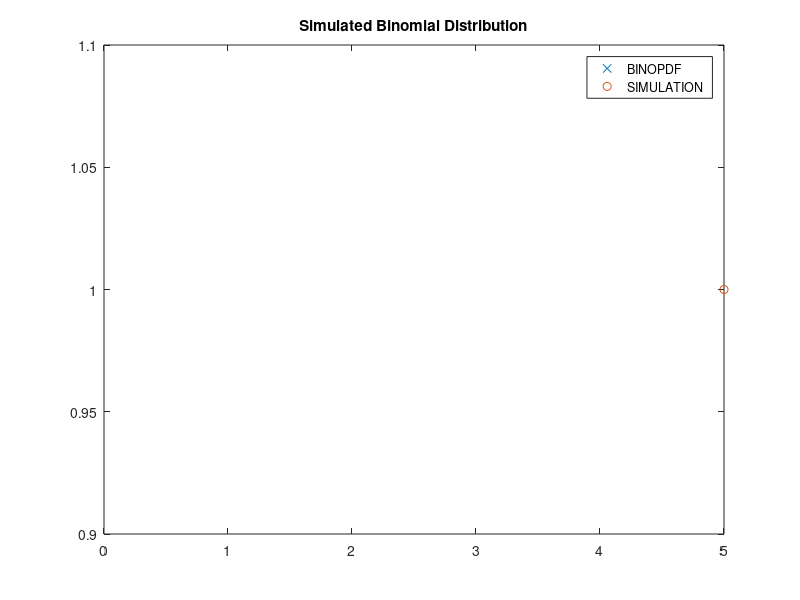

MATLAB code to generate this figure:
n = input('Trials = ');
N = input('Simulations = ');
p = input('Probability = ');

for i = 1:N
    U = rand(n, 1);
    X(i) = sum(U < p);
end

%for i=1:N
%    for j=1:n
%        U(i) = rand;
%    end
%    X(i) = sum(U < p);
%end

U_X = unique(X);
N_X = hist(X, length(U_X));
rel_freq = N_X / N;

x = 0:n;
y = binopdf(x, n, p);

plot(x, y, 'x', U_X, rel_freq, 'o');
title("Simulated Binomial Distribution")
legend('BINOPDF', 'SIMULATION');